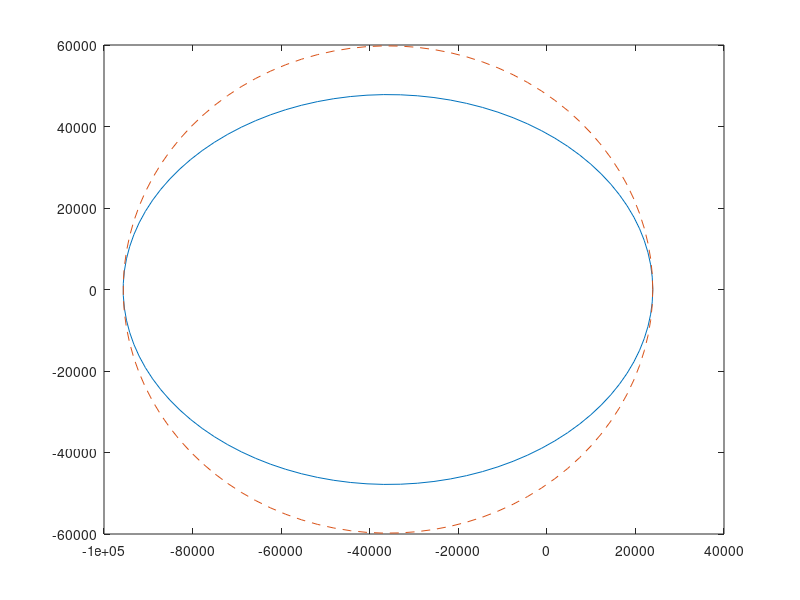

The MATLAB source for this figure: (Note: this script raises an error after producing the figure.)
R_earth = 6378.1363; % [km]
Gm_earth = 398600.4415;
e = 0.6;
p = 6 * R_earth;
theta_star_0 = 90; % [deg]

% 1(a)
fprintf('Problem 1a:\n')
% Find semi-major axis a:
a = p / (1- (e^2) );
fprintf('Semi-major axis (a): %.7e[km]\n', a);
fprintf('a with respect to R_earth: %.7e\n', a/R_earth);

% Find r at periapsis r_p:
r_p = a * (1-e);
fprintf('Radius at periapsis (r_p)): %.7e[km]\n', r_p);
fprintf('With respect to R_earth: %.7e\n', r_p/R_earth);

% Find r at apoapsis r_a:
r_a = a * (1+e);
fprintf('Radius at apoapsis (r_a)): %.7e[km]\n', r_a);
fprintf('With respect to R_earth: %.7e\n', r_a/R_earth);

% Find period P:
P = 2 * pi * sqrt( (a^3)/(Gm_earth) );
fprintf('Period (P))): %.7e[sec]\n', P);
fprintf('Period (P))): %.7e[hr]\n', P/3600);

% Find specific energy curly_E:
curly_E = - Gm_earth / (2 * a);
fprintf('Specific Energy (curly_E): %.7e[km^2/s^2]\n', curly_E);

% Find r_0:
r_0 = p / ( 1 + ( e * cosd(theta_star_0)));
fprintf('Initial r (r_0): %.7e[km]\n', r_0);

% Find v_0:
v_0 = sqrt( 2 * (curly_E + (Gm_earth/r_0)));
fprintf('Initial v (v_0): %.7e[km/sec]\n', v_0);

% Find eccentric_anomaly:
EA_0 = acosd( (a-r_0) / (a*e) );
fprintf('Initial Eccentric Anomaly (EA_0): %.7e[deg]\n', EA_0);

% Find scalar r_dot:
scalar_r_dot = sqrt( (v_0^2) - ( (p * Gm_earth) / (r_0^2) ) );
fprintf('Scalar r dot (r_dot): %.7e[km/sec]\n', scalar_r_dot);

% Find scalar r_times_theta_dot:
r_times_theta_dot = sqrt(p * Gm_earth)/r_0;
fprintf('Scalar r times theta dot (r_times_theta_dot): %.7e[km/sec]\n', r_times_theta_dot);

% Find flight path angle:
FPA = atand( scalar_r_dot / r_times_theta_dot );
fprintf('Flight Path Angle (FPA): %.7e[deg]\n', FPA);
fprintf('Flight Path Angle in rads (FPA): %.7e[deg]\n', deg2rad(FPA));

% Find circular velocity:
v_c = sqrt( Gm_earth / r_0 );
fprintf('Circular Velocity (v_c): %.7e[km/sec]\n', v_c);

% Find escape speed:
v_escape = sqrt(2) * v_c;
fprintf('Escape Speed (v_escape): %.7e[km/sec]\n', v_escape);

% 1(b)
fprintf('\n')
fprintf('Problem 1b:\n')
EA_f = 225; % [deg]

% Find final r:
r_f = a * ( 1 - ( e * cosd(EA_f) ) );
fprintf('Final position (r_f): %.7e[km]\n', r_f);

% Find v_f:
v_f = sqrt( 2 * (curly_E + (Gm_earth/r_f)));
fprintf('Final velocity (v_f): %.7e[km/sec]\n', v_f);

% Find final true anomaly:
TA_f = -acosd( (p / (e * r_f)) - (1 / e) );
fprintf('Final True Anomaly (TA_f): %.7e[deg]\n', TA_f);

% Find scalar r_dot_f:
scalar_r_dot_f = sqrt( (v_f^2) - ( (p * Gm_earth) / (r_f^2) ) );
fprintf('Final Scalar r dot (r_dot_f): %.7e[km/sec]\n', scalar_r_dot_f);

% Find final scalar r_times_theta_dot:
r_times_theta_dot_f = sqrt(p * Gm_earth)/r_f;
fprintf('Final Scalar r times theta dot (r_times_theta_dot_f): %.7e[km/sec]\n', r_times_theta_dot_f);

% Find final flight path angle:
FPA_f = atand( -scalar_r_dot_f / r_times_theta_dot_f );
fprintf('Final Flight Path Angle (FPA_f): %.7e[deg]\n', FPA_f);

% Find position vector w.r.t. e_hat and p_hat:
r_f_e_p = r_f * [cosd(TA_f) sind(TA_f)];
fprintf('Position in e_hat and p_hat @ t_f: %.7e[km]e_hat %.7e[km]p_hat\n', r_f_e_p(1), r_f_e_p(2));

% 1(c)
fprintf('\n')
fprintf('Problem 1c:\n')
% Find t_0 - t_p:
t_0_from_t_p = ( deg2rad(EA_0) - (e * sind(EA_0))) / sqrt(Gm_earth / (a^3));
fprintf('t_0 relative to t_p (sec): %.7e[sec]\n', t_0_from_t_p);
fprintf('t_0 relative to t_p (hours): %.7e[hours]\n', t_0_from_t_p/3600);
fprintf('t_0 relative to t_p (days): %.7e[days]\n', t_0_from_t_p/3600/24);

% Find t_f - t_p:
t_f_from_t_p = ( deg2rad(EA_f) - (e * sind(EA_f))) / sqrt(Gm_earth / (a^3));
fprintf('t_f relative to t_p (sec): %.7e[sec]\n', t_f_from_t_p);
fprintf('t_f relative to t_p (hours): %.7e[hours]\n', t_f_from_t_p/3600);
fprintf('t_f relative to t_p (days): %.7e[days]\n', t_f_from_t_p/3600/24);

% Find t_f - t_0:
t_f_from_t_0 = t_f_from_t_p - t_0_from_t_p;
fprintf('t_f - t_0 (sec): %.7e[sec]\n', t_f_from_t_0);
fprintf('t_f - t_0 (hours): %.7e[hours]\n', t_f_from_t_0/3600);
fprintf('t_f - t_0 (days): %.7e[days]\n', t_f_from_t_0/3600/24);

% Find delta True anomaly:
d_TA = (360+TA_f) - theta_star_0;
fprintf('Delta True Anomaly (d_TA): %.7e[deg]\n', d_TA);

% Find delta Eccentric anomaly:
d_EA = EA_f - EA_0;
fprintf('Delta Eccentric Anomaly (d_EA): %.7e[deg]\n', d_EA);

% Problem 1d 
% Plot the orbit
b = a * sqrt( 1 - (e^2) );
fprintf('Semi-major Axis (a): %.7e[km]\n', a);
fprintf('Semi-minor Axis (b): %.7e[km]\n', b);

% ellipse
t = linspace(0, 2*pi);
x = a * cos(t) - (a*e);
y = b * sin(t);
plot(x,y);
hold on;

% reference cirle
x_c = a * cos(t) - (a*e);
y_c = a * sin(t);
plot(x_c,y_c, '--');

% center lines
xline( - (a*e));
yline(0);

axis equal;
grid on;
hold off;
axis auto;
title("Orbit of spacecraft around Earth")
xlabel("Distance [km]")
ylabel("Distance [km]")
